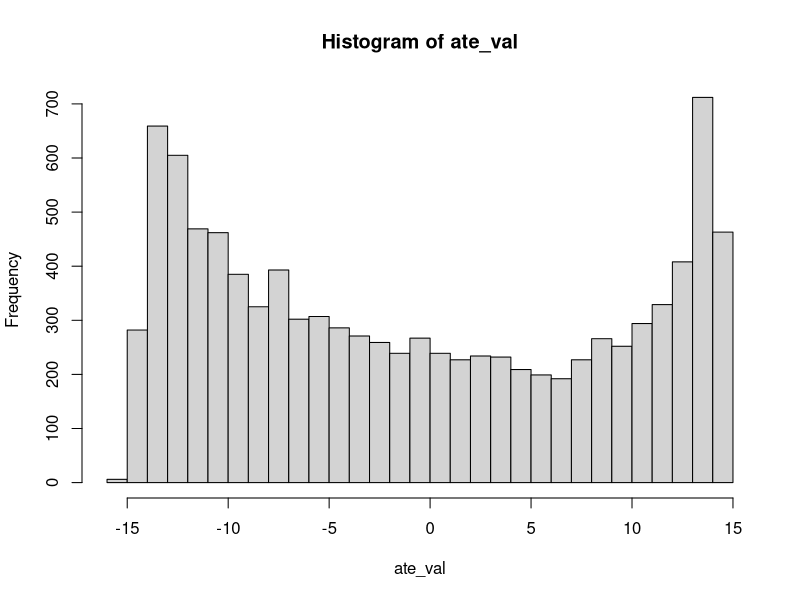

The R source for this figure:
## Data generation code for randomized study in Seting 1
## We first generate the validation set with n_V = 10000
## Then we generate the training data

p <- 50; n_V <- 10000

### Validation set generation

## Latent varialbes from uniform distribution
Z_test <- replicate(p, runif(n_V, -2,2))

## True projection to the central mean space
B0 <- matrix(0, nr = p, nc = 2)
a = sqrt(0.6^2 + 0.5^2 + (-0.2)^2)
b = sqrt(        0.2^2 + 0.5^2 + (-0.5)^2)

B0[c(1,2,3),1] <- c(0.6, 0.5, -0.2) / a
B0[c(2,3,4),2] <- c(     0.2, 0.5, -0.5) / b 


## Covariates defined by latent variables
X_test <- Z_test
X_test[,1] <- exp(Z_test[,1]/2)
X_test[,2] <- Z_test[,2] / (1 + exp(Z_test[,1]))
X_test[,3] <- (Z_test[,1] * Z_test[,3] / 25 + 0.6)^3
X_test[,4] <- (Z_test[,2] + Z_test[,4] + 20)^2

V_test <- X_test %*% B0

## Probability if treatment assignment -- 1/2 for the randomized study
prop_V <- rep(1/2, n_V)

A_binary <- rbinom(n_V, 1, prop_V)
A_V <- 2*A_binary - 1

## True mean
Z <- Z_test
V <- V_test

## Main effect
mu <- 5 + 6*Z[,1]+8*Z[,2]+3*Z[,3]+5*Z[,4]+7*Z[,5]

## Heterogeneous treatment effect
ate_val <-  5*sin(pi/((V[,1]+1)*sqrt(-V[,2]))) * V[,1] +
            2.5*(sin(pi * V[,1])) * log(-V[,2])
hist(ate_val, breaks = 30)

## Reward from normal distribution
Y_test <- mu + A_V*ate_val + rnorm(n_V, mean = 0, sd = 1)
test <- data.frame(A = A_V, X = X_test, Y = Y_test)

## Optimal decision: Non-linear decision rule
d_star <- ate_val > 0
d_star <- d_star * 2 - 1
sum(d_star)
## pi(A,X) = pie
pie_V <- rep(0, n_V)
pie_V[A_V==1] <- prop_V[A_V==1]
pie_V[A_V==-1] <- 1-prop_V[A_V==-1]

## Optimal reward based on the optimal decision rule d_star, the Bayes decision rule
optimal <- mean(Y_test * (A_V == d_star) / pie_V) / mean((A_V == d_star) / pie_V)


################### Train data generation

n <- 500; p <- 50 # n <- 1000
Z <- replicate(p, runif(n,-2,2))
X <- Z
X[,1] <- exp(Z[,1]/2)
X[,2] <- Z[,2] / (1 + exp(Z[,1]))
X[,3] <- (Z[,1] * Z[,3] / 25 + 0.6)^3
X[,4] <- (Z[,2] + Z[,4] + 20)^2

V <- X %*% B0

prop <- rep(1/2, n)

A_binary <- rbinom(n, 1, prop)
A <- 2*A_binary - 1
pie <- rep(0, n)
pie[A==1] <- prop[A==1]
pie[A==-1] <- 1-prop[A==-1]


mu <- 5 + 6*Z[,1]+8*Z[,2]+3*Z[,3]+5*Z[,4]+7*Z[,5]
ate_val <-  5*sin(pi/((V[,1]+1)*sqrt(-V[,2]))) * V[,1] +
  2.5*(sin(pi * V[,1])) * log(-V[,2])

Y <- mu + A*ate_val + rnorm(n, mean = 0, sd = 1)

train <- data.frame(A, X, Y, Z=Z, A_binary, 
                    V1 = V[,1], V2 = V[,2])

